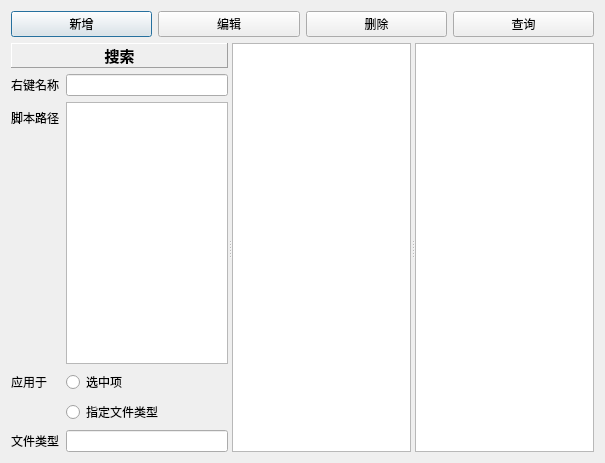
<?xml version="1.0" encoding="UTF-8"?>
<ui version="4.0">
 <class>Dialog</class>
 <widget class="QDialog" name="Dialog">
  <property name="geometry">
   <rect>
    <x>0</x>
    <y>0</y>
    <width>605</width>
    <height>463</height>
   </rect>
  </property>
  <property name="windowTitle">
   <string>脚本管理</string>
  </property>
  <layout class="QVBoxLayout" name="verticalLayout" stretch="1,0">
   <item>
    <layout class="QHBoxLayout" name="horizontalLayout">
     <item>
      <widget class="QPushButton" name="pb_add_script">
       <property name="text">
        <string>新增</string>
       </property>
      </widget>
     </item>
     <item>
      <widget class="QPushButton" name="pb_edit_script">
       <property name="text">
        <string>编辑</string>
       </property>
      </widget>
     </item>
     <item>
      <widget class="QPushButton" name="pb_delete_script">
       <property name="text">
        <string>删除</string>
       </property>
      </widget>
     </item>
     <item>
      <widget class="QPushButton" name="pb_find_script">
       <property name="text">
        <string>查询</string>
       </property>
      </widget>
     </item>
    </layout>
   </item>
   <item>
    <widget class="QSplitter" name="splitter">
     <property name="orientation">
      <enum>Qt::Horizontal</enum>
     </property>
     <widget class="QWidget" name="formLayoutWidget">
      <layout class="QFormLayout" name="fl_search">
       <property name="fieldGrowthPolicy">
        <enum>QFormLayout::AllNonFixedFieldsGrow</enum>
       </property>
       <item row="0" column="0" colspan="2">
        <widget class="QLabel" name="label_5">
         <property name="font">
          <font>
           <family>黑体</family>
           <pointsize>11</pointsize>
           <weight>75</weight>
           <bold>true</bold>
          </font>
         </property>
         <property name="frameShape">
          <enum>QFrame::Panel</enum>
         </property>
         <property name="frameShadow">
          <enum>QFrame::Raised</enum>
         </property>
         <property name="lineWidth">
          <number>1</number>
         </property>
         <property name="text">
          <string>搜索</string>
         </property>
         <property name="textFormat">
          <enum>Qt::PlainText</enum>
         </property>
         <property name="alignment">
          <set>Qt::AlignCenter</set>
         </property>
        </widget>
       </item>
       <item row="1" column="0">
        <widget class="QLabel" name="label">
         <property name="text">
          <string>右键名称</string>
         </property>
        </widget>
       </item>
       <item row="1" column="1">
        <widget class="QLineEdit" name="lineEdit"/>
       </item>
       <item row="2" column="0">
        <widget class="QLabel" name="label_2">
         <property name="text">
          <string>脚本路径</string>
         </property>
        </widget>
       </item>
       <item row="2" column="1">
        <widget class="QPlainTextEdit" name="plainTextEdit"/>
       </item>
       <item row="3" column="0">
        <widget class="QLabel" name="label_3">
         <property name="text">
          <string>应用于</string>
         </property>
        </widget>
       </item>
       <item row="3" column="1">
        <widget class="QRadioButton" name="radioButton">
         <property name="text">
          <string>选中项</string>
         </property>
        </widget>
       </item>
       <item row="4" column="1">
        <widget class="QRadioButton" name="radioButton_2">
         <property name="text">
          <string>指定文件类型</string>
         </property>
        </widget>
       </item>
       <item row="5" column="0">
        <widget class="QLabel" name="label_4">
         <property name="text">
          <string>文件类型</string>
         </property>
        </widget>
       </item>
       <item row="5" column="1">
        <widget class="QLineEdit" name="lineEdit_2"/>
       </item>
      </layout>
     </widget>
     <widget class="QListWidget" name="lv_script">
      <property name="autoFillBackground">
       <bool>false</bool>
      </property>
      <property name="styleSheet">
       <string notr="true"/>
      </property>
     </widget>
     <widget class="QTextBrowser" name="textBrowser"/>
    </widget>
   </item>
  </layout>
 </widget>
 <resources/>
 <connections/>
</ui>
